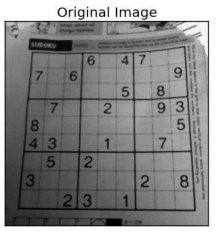
%> input picture MatlabScripts/thresholdingImage.jpg, 220 x 234 px
$ octave GlobalThreshold.m   (GNU Octave 9; MATLAB toolbox functions it lacks are replaced by stand-ins)
%> lines starting %> are read from the running program, lines starting %| are printed output that depends on the picture; in (x1, y1, x2, y2) boxes, pixels count from 0 and x2, y2 are one past the last pixel; in counts of white or black regions, pixels touching at a corner belong together; the program's own positions count from 1
%% Global threshold method
img =imread('thresholdingImage.jpg');
%> img is the input picture: size 234x220x3 uint8; min 0, max 255, mean 135.4
% size(img)
subplot(2,2,1);
imshow(img), title('Original image');
mono=rgb2gray(img);
subplot(2,2,2);
imshow(mono), title('Grayscale image');
BW = imbinarize(mono,0.5);
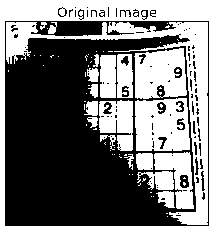
%> BW: size 234x220 logical; 48.7% white; 70 white regions (50 under 20 px), largest, box (x1, y1, x2, y2) and area: (0, 0, 220, 234) 9400, (6, 22, 208, 225) 5579, (135, 98, 190, 151) 2460
subplot(2,2,3);
imshow(BW), title('Global threshold image');
T2 = adaptthresh(mono, 0.64);
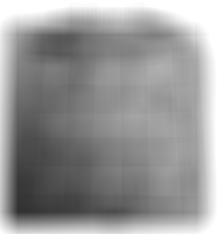
%> T2: size 234x220 double; min 0.185, max 1, mean 0.593
BW2 = imbinarize(mono,T2);
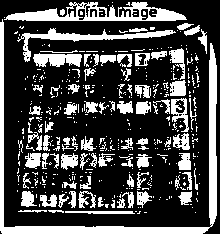
%> BW2: size 234x220 logical; 28.5% white; 444 white regions (359 under 20 px), largest, box (x1, y1, x2, y2) and area: (0, 19, 217, 234) 3676, (4, 2, 187, 21) 1688, (17, 28, 176, 62) 958
subplot(2,2,4);
imshow(BW2), title('Adaptive threshold image');
impixelinfo()
